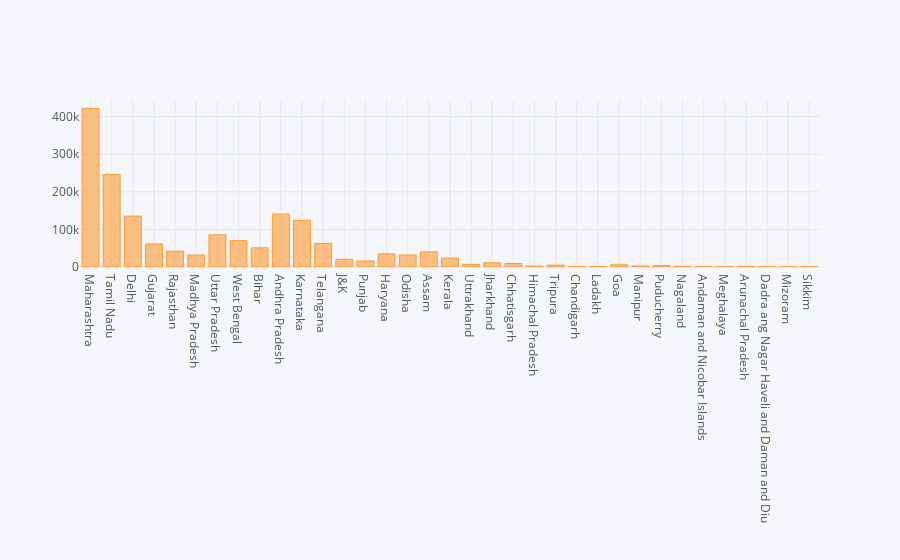

Write notebook code for a chart like this one.
### Code cell
data.iplot(kind='bar',x='Name Of State / UT',y='Total Confirmed cases')

### Figure 1 — Plotly figure (JSON) as saved in the notebook; plotly's stock layout.template omitted (floating-point values rounded to 4 significant figures)
{"data": [{"marker": {"color": "rgba(255, 153, 51, 0.6)", "line": {"color": "rgba(255, 153, 51, 1.0)", "width": 1}}, "name": "Total Confirmed cases", "orientation": "v", "text": "", "type": "bar", "x": ["Maharashtra", "Tamil Nadu", "Delhi", "Gujarat", "Rajasthan", "Madhya Pradesh", "Uttar Pradesh", "West Bengal", "Bihar", "Andhra Pradesh", "Karnataka", "Telangana", "J&K", "Punjab", "Haryana", "Odisha", "Assam", "Kerala", "Uttrakhand", "Jharkhand", "Chhatisgarh", "Himachal Pradesh", "Tripura", "Chandigarh", "Ladakh", "Goa", "Manipur", "Puducherry", "Nagaland", "Andaman and Nicobar Islands", "Meghalaya", "Arunachal Pradesh", "Dadra ang Nagar Haveli and Daman and Diu", "Mizoram", "Sikkim"], "y": [422118, 245859, 135598, 61438, 42083, 31806, 85461, 70188, 50987, 140933, 124115, 62703, 20359, 16119, 34965, 31877, 40270, 23614, 7183, 11314, 9192, 2564, 4996, 1051, 1404, 5913, 2621, 3472, 1693, 548, 823, 1591, 1149, 408, 639]}], "layout": {"legend": {"bgcolor": "#F5F6F9", "font": {"color": "#4D5663"}}, "paper_bgcolor": "#F5F6F9", "plot_bgcolor": "#F5F6F9", "title": {"font": {"color": "#4D5663"}}, "xaxis": {"gridcolor": "#E1E5ED", "showgrid": true, "tickfont": {"color": "#4D5663"}, "title": {"font": {"color": "#4D5663"}, "text": ""}, "zerolinecolor": "#E1E5ED"}, "yaxis": {"gridcolor": "#E1E5ED", "showgrid": true, "tickfont": {"color": "#4D5663"}, "title": {"font": {"color": "#4D5663"}, "text": ""}, "zerolinecolor": "#E1E5ED"}}}
